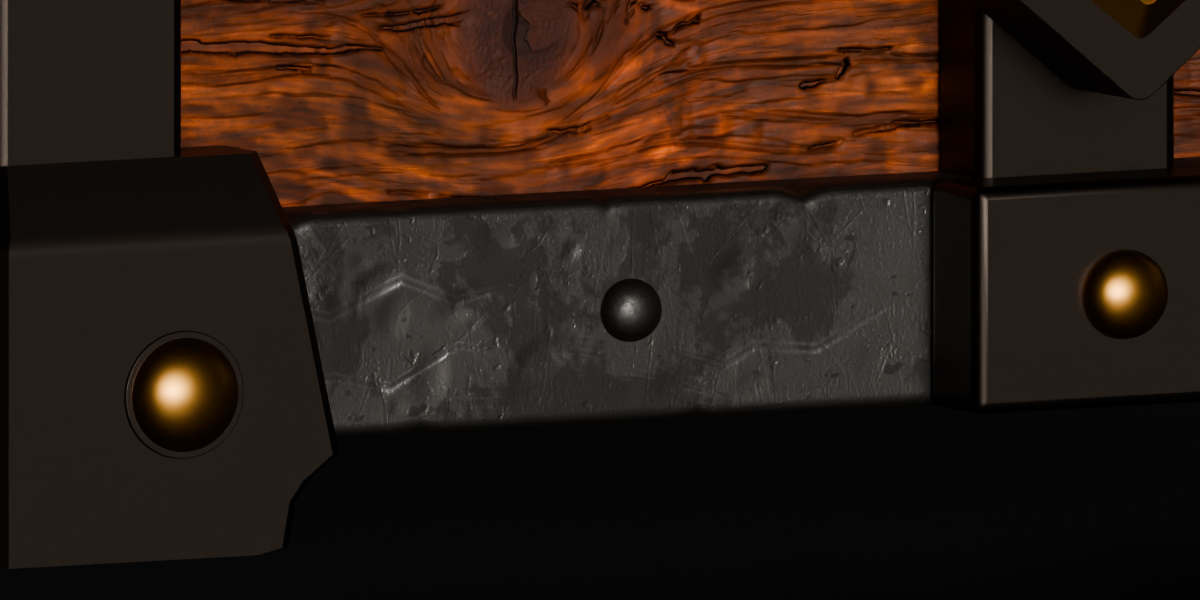
#> input picture treasure_chest_20261113/phase05/iron_character/baseline/iron_neutral.png, 1200 x 600 px, given in place of front.png, which was not available
$ python compare.py ../treasure_chest_20261113/phase05/iron_character/baseline/iron_neutral.png
#> lines starting #> are read from the running program, lines starting #| are printed output that depends on the picture
from pathlib import Path
import sys,json
import numpy as np
from PIL import Image,ImageDraw
ROOT=Path(__file__).resolve().parent;slug=sys.argv[1];base=ROOT/'badges'/slug;v=base/'candidate01/review';stats={};sheet=Image.new('RGB',(1040,6*580),(16,17,20));draw=ImageDraw.Draw(sheet)
for i,pose in enumerate(['front','early_turn','side_left','back','side_right','full_turn']):
 box=(320,90,880,800)
 a=Image.open(base/'baseline'/(pose+'.png')).convert('RGB').crop(box);b=Image.open(v/(pose+'.png')).convert('RGB').crop(box)
#> after `a = Image.open(base / 'baseline' / (pose + '.png')).convert('RGB').cro`:
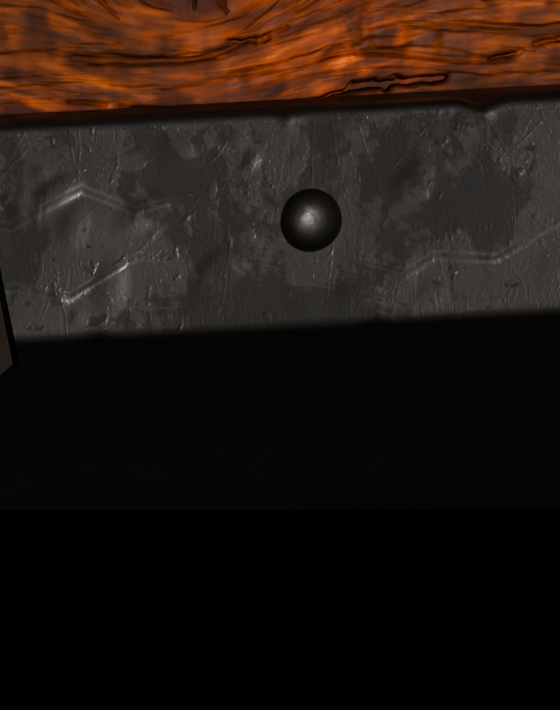
#> a: PIL image 560x710 RGB; mean R, G, B 31.8, 22.9, 17.8
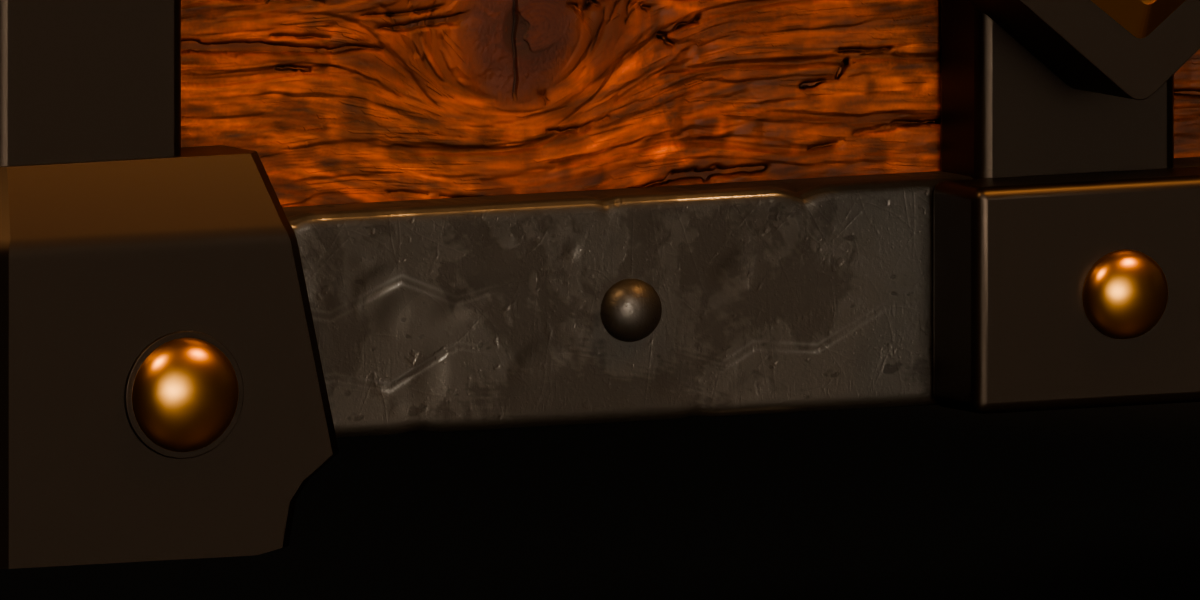
#> input picture treasure_chest_20261113/phase05/iron_character/baseline/iron_reference.png, 1200 x 600 px, given in place of front.png, which was not available
#> after `b = Image.open(v / (pose + '.png')).convert('RGB').crop(box)`:
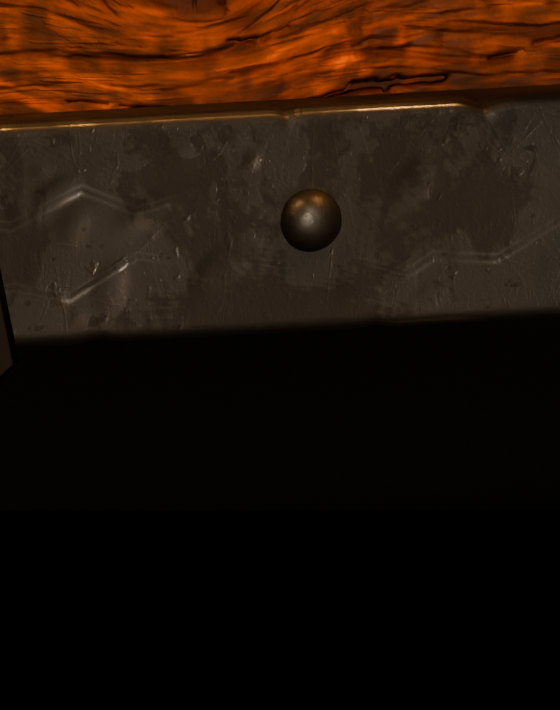
#> b: PIL image 560x710 RGB; mean R, G, B 31.8, 18.5, 9.3
 pair=Image.new('RGB',(1120,710));pair.paste(a,(0,0));pair.paste(b,(560,0));pair.save(v/('comparison_'+pose+'.png'));pair.resize((4480,2840),Image.Resampling.NEAREST).save(v/('outline_pair_'+pose+'_4x.png'))
#> after `pair = Image.new('RGB', (1120, 710))`: pair: PIL image 1120x710 RGB; every value is 0
#> after `pair.paste(a, (0, 0))`:
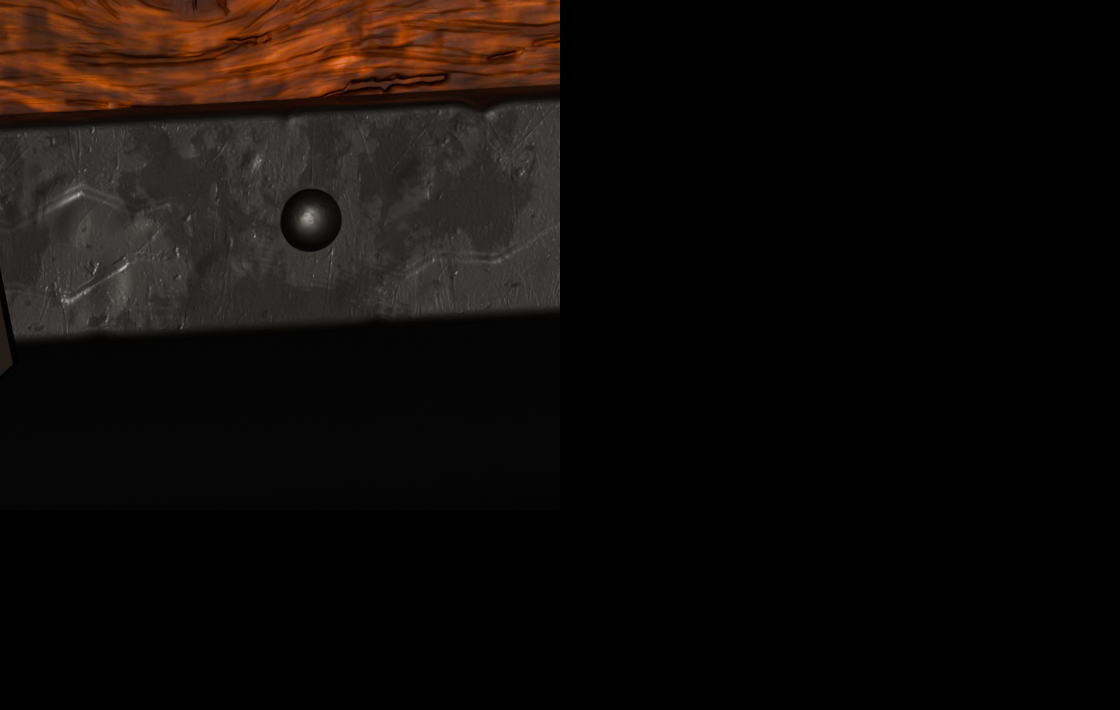
#> pair: PIL image 1120x710 RGB; mean R, G, B 15.9, 11.4, 8.9
#> after `pair.paste(b, (560, 0))`:
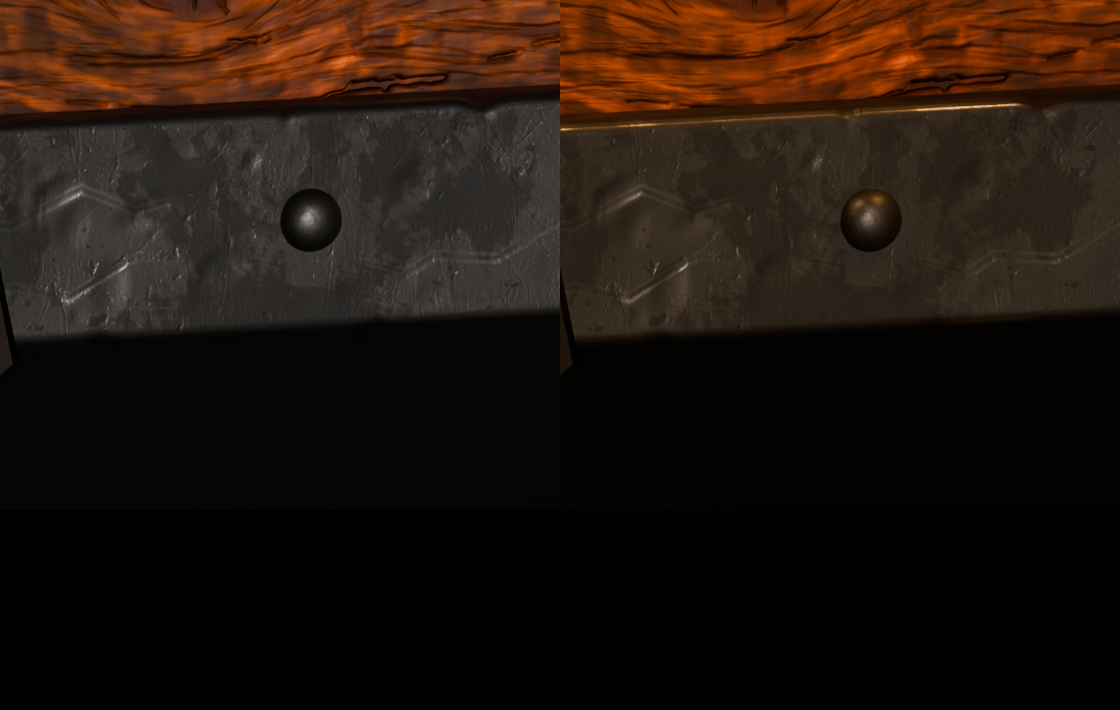
#> pair: PIL image 1120x710 RGB; mean R, G, B 31.8, 20.7, 13.5
 pair.thumbnail((1040,550));sheet.paste(pair,(0,i*580+25));draw.text((10,i*580+6),pose+'    Before                                     After',fill='white')
#> after `sheet.paste(pair, (0, i * 580 + 25))`:
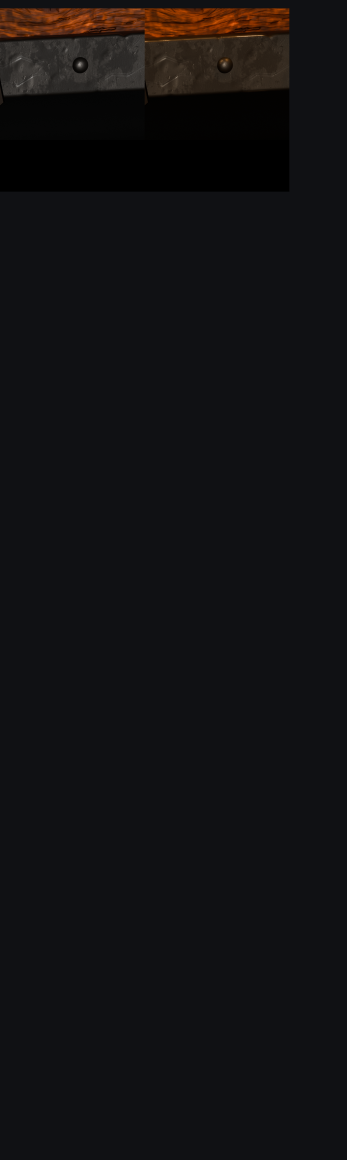
#> sheet: PIL image 1040x3480 RGB (shown at 1/3 size); mean R, G, B 18.1, 17.5, 19.1
 diff=np.abs(np.asarray(a).astype(float)-np.asarray(b).astype(float));stats[pose]=dict(mean_absolute_pixel_difference=float(diff.mean()),max_difference=float(diff.max()),fraction_above_3=float((diff.max(2)>3).mean()))
#> after `diff = np.abs(np.asarray(a).astype(float) - np.asarray(b).astype(float`:
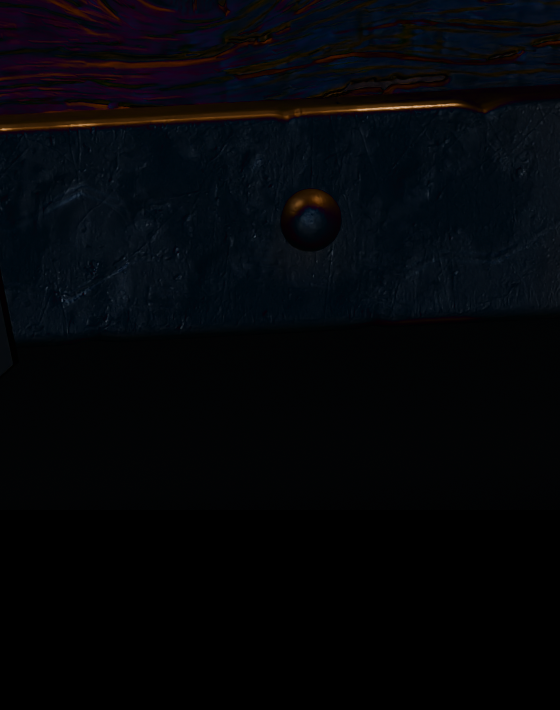
#> diff: shape (710, 560, 3) float64; mean R, G, B 4.4, 5.7, 8.8
#> (the run stopped early here; a loop or call above may not have finished)
